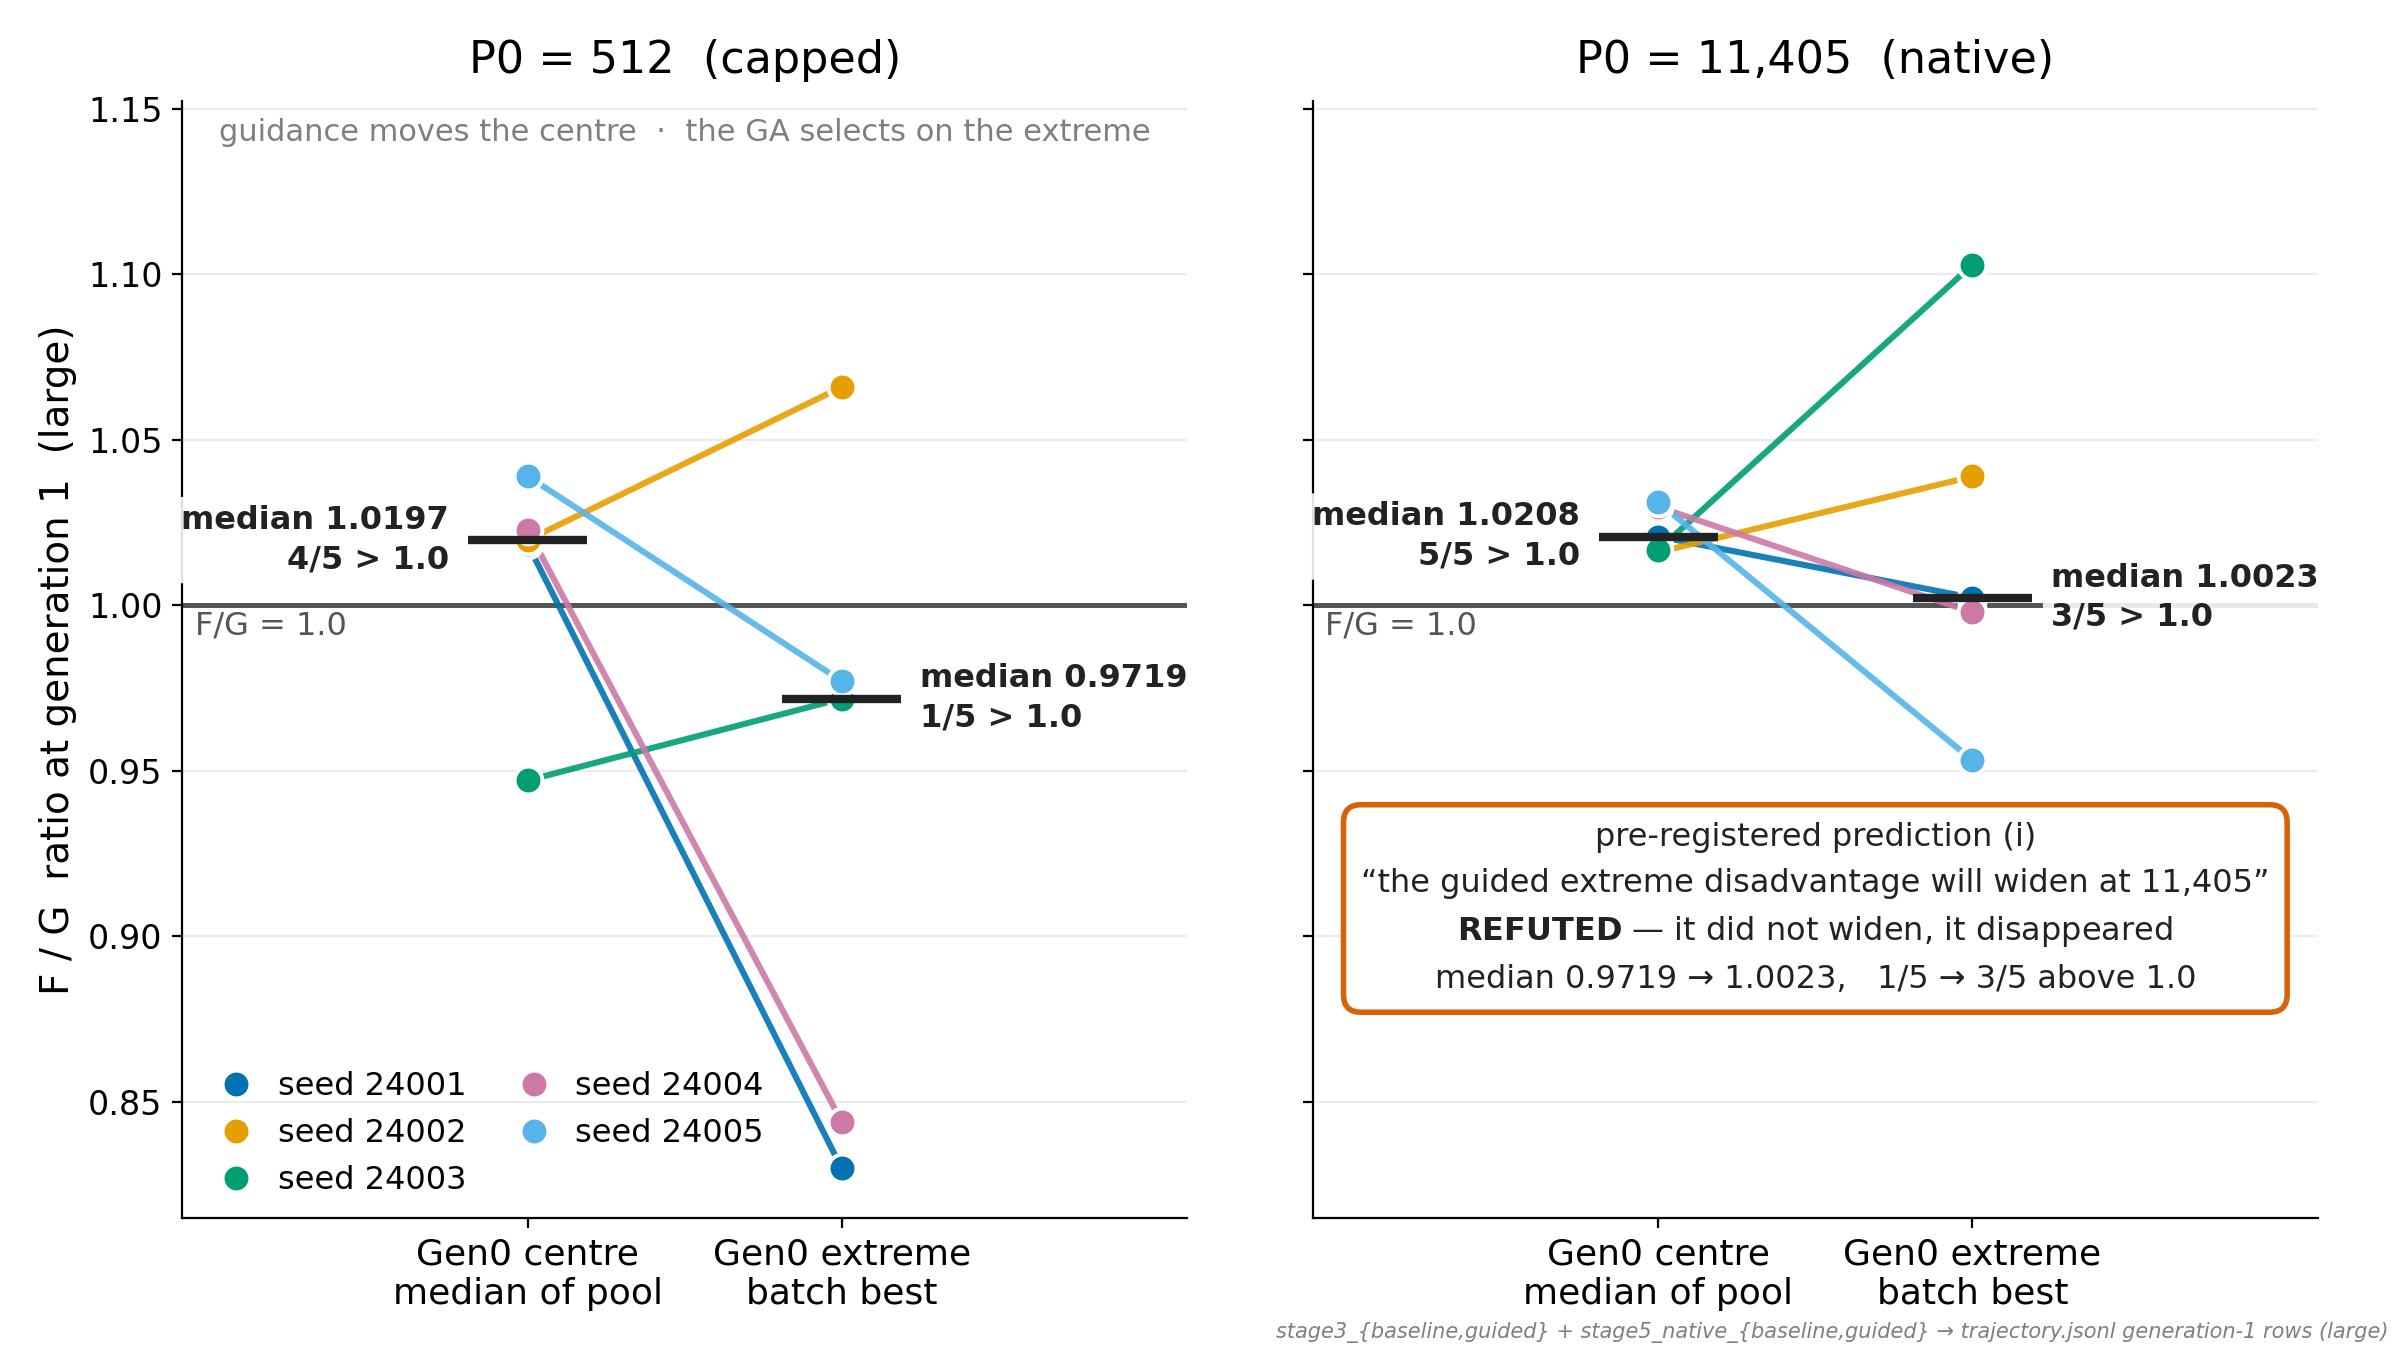

This figure's Python source:
#!/usr/bin/env python3
"""P16 -- Gen0 centre vs extreme, drawn twice: at P0 = 512 and at P0 = 11,405.

Guidance moves the CENTRE of the Gen0 pool. The GA selects on the EXTREME (the
batch best). Those are different quantities, and on `large` they disagree.

Enlarging the Gen0 pool 22x is the most direct available manipulation of that
hypothesis, so the same chart is drawn at both pool sizes. It confirmed one half
and refuted the other:

  * confirmed  -- guidance still lifts the centre at 22x (5/5 seeds).
  * REFUTED    -- pre-registered prediction (i), "the guided extreme
                  disadvantage will widen at 11,405", did not happen. Under 22x
                  the disadvantage did not widen; it disappeared.

Both quantities come from the generation-1 row of trajectory.jsonl via
common.gen0_centre_extreme, so the ratios are computed at render time.

Run on the HOST:  python3 p17_centre_extreme.py
"""
from __future__ import annotations

from statistics import median

import common as C

SHAPE = "large"

# (level key in common.ARM_DIR, Gen0 pool size, panel label)
PANELS = [
    ("capped", 512, "P0 = 512  (capped)"),
    ("native", 11405, "P0 = 11,405  (native)"),
]

# One fixed colour per seed, in the house Okabe-Ito order. Colour follows the
# entity, so a seed keeps its colour across both panels -- that is what makes
# the 22x manipulation readable as a manipulation.
SEED_COLOR = {
    24001: C.C_BLUE,
    24002: C.C_ORANGE,
    24003: C.C_GREEN,
    24004: C.C_PURPLE,
    24005: C.C_SKY,
}

X_CENTRE, X_EXTREME = 0.0, 1.0


def collect(level):
    """{'centre': [...5 ratios...], 'extreme': [...]} in SEEDS order."""
    out = {"centre": [], "extreme": []}
    for s in C.SEEDS:
        d = C.gen0_centre_extreme(level, SHAPE, s)
        out["centre"].append(d["centre"])
        out["extreme"].append(d["extreme"])
    return out


def _n_positive(vals):
    return sum(1 for v in vals if v > 1.0)


def main():
    data = {lvl: collect(lvl) for lvl, _p0, _lab in PANELS}

    for lvl, p0, _lab in PANELS:
        d = data[lvl]
        print(f"[{lvl} P0={p0}] {SHAPE}")
        for s, c, e in zip(C.SEEDS, d["centre"], d["extreme"]):
            print(f"   {s}:  centre {c:.4f}   extreme {e:.4f}")
        print(f"   centre  median {median(d['centre']):.4f} "
              f"({_n_positive(d['centre'])}/5 > 1.0)")
        print(f"   extreme median {median(d['extreme']):.4f} "
              f"({_n_positive(d['extreme'])}/5 > 1.0)")

    # 16:9 as the house style requires, scaled up so two slope panels plus
    # their annotations stay legible when projected. 200 dpi is unchanged.
    fig, axes = C.new_fig(1, 2, figsize=(12.0, 6.75), sharey=True)

    lo = min(min(d["centre"] + d["extreme"]) for d in data.values())
    hi = max(max(d["centre"] + d["extreme"]) for d in data.values())
    pad = 0.055 * (hi - lo)
    ylo, yhi = lo - pad, hi + 3.3 * pad

    for ax, (lvl, p0, lab) in zip(axes, PANELS):
        d = data[lvl]

        # the null: guidance neither helps nor hurts
        ax.axhline(1.0, color="#555555", lw=1.8, zorder=2)
        ax.text(-1.06, 0.9985, "F/G = 1.0", ha="left", va="top", fontsize=11.5,
                color="#555555")

        # one line per seed, centre -> extreme
        for s, c, e in zip(C.SEEDS, d["centre"], d["extreme"]):
            col = SEED_COLOR[s]
            ax.plot([X_CENTRE, X_EXTREME], [c, e], "-", color=col, lw=2.2,
                    zorder=3, alpha=0.9)
            ax.plot([X_CENTRE, X_EXTREME], [c, e], "o", ms=10, color=col,
                    mec="white", mew=1.4, zorder=4,
                    label=f"seed {s}" if ax is axes[0] else None)

        # medians, drawn as a wide tick at each end
        for x, key, side in ((X_CENTRE, "centre", "right"),
                             (X_EXTREME, "extreme", "left")):
            m = median(d[key])
            ax.hlines(m, x - 0.19, x + 0.19, color="#222222", lw=3.0, zorder=5)
            dx = -0.25 if side == "right" else 0.25
            ax.text(x + dx, m, f"median {m:.4f}\n{_n_positive(d[key])}/5 > 1.0",
                    ha=side, va="center", fontsize=11.5, fontweight="bold",
                    color="#222222", linespacing=1.35, zorder=6,
                    bbox=dict(boxstyle="round,pad=0.25", fc="white", ec="none",
                              alpha=0.88))

        ax.set_xlim(-1.10, 2.10)
        ax.set_ylim(ylo, yhi)
        ax.set_xticks([X_CENTRE, X_EXTREME])
        ax.set_xticklabels(["Gen0 centre\nmedian of pool",
                            "Gen0 extreme\nbatch best"], fontsize=13)
        ax.set_title(lab, fontsize=16, pad=10)
        ax.grid(axis="x", visible=False)

    axes[0].set_ylabel(f"F / G  ratio at generation 1  ({SHAPE})")
    axes[0].text(0.5, 0.985,
                 "guidance moves the centre  ·  the GA selects on the extreme",
                 transform=axes[0].transAxes, ha="center", va="top",
                 fontsize=11, color=C.C_GREY)
    axes[0].legend(loc="lower left", frameon=False, fontsize=11.5, ncol=2,
                   handletextpad=0.3, columnspacing=1.1, borderpad=0.2)

    # ---- the pre-registered prediction, and how it came out -----------------
    # Placed in the lower half of the native panel, which is empty: every native
    # ratio is >= 0.95 while the shared y-axis reaches down to the capped
    # extremes near 0.83.
    cap, nat = data["capped"], data["native"]
    axes[1].text(
        0.5, 0.20,
        "pre-registered prediction (i)\n"
        "“the guided extreme disadvantage will widen at 11,405”\n"
        # mathtext bold so the verdict word carries weight inside the box
        r"$\mathbf{REFUTED}$ — it did not widen, it disappeared" "\n"
        f"median {median(cap['extreme']):.4f} → {median(nat['extreme']):.4f},   "
        f"{_n_positive(cap['extreme'])}/5 → {_n_positive(nat['extreme'])}/5 "
        "above 1.0",
        transform=axes[1].transAxes, ha="center", va="bottom", fontsize=11.5,
        linespacing=1.6, color="#222222", zorder=7,
        bbox=dict(boxstyle="round,pad=0.55", fc="white", ec=C.C_RED, lw=2.0,
                  alpha=0.97))

    C.provenance(fig, "stage3_{baseline,guided} + stage5_native_{baseline,guided}"
                      " → trajectory.jsonl generation-1 rows (large)")
    C.save(fig, "p17_centre_extreme")


if __name__ == "__main__":
    main()
